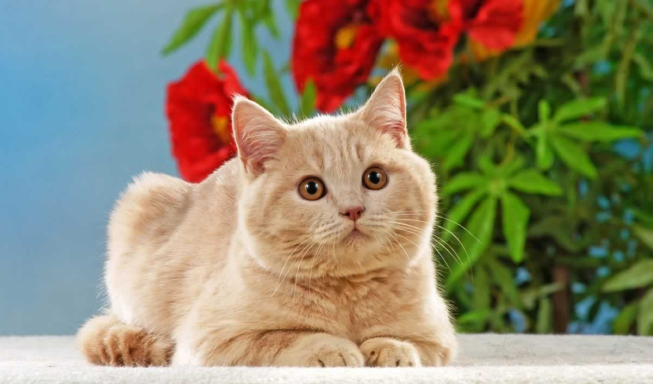
#> input picture images/cat.jpg, 1305 x 768 px (shown at 1/2 size)
$ python triangular_mesh_color_img.py
#> lines starting #> are read from the running program, lines starting #| are printed output that depends on the picture
import cv2
from random import randint
import numpy as np
import math

points = []
triangles = []
WIN_WIDTH = 800
WIN_HEIGHT = 800
RANDOMNESS = 10
GAP = 20

def generate_points():
    odd_row = False
    for y in range(0, img_height + GAP * 2, GAP):
        points.append([])
        if not odd_row:
            for x in range(-GAP, img_width + GAP, GAP):
                points[y // GAP].append((x, y))
            odd_row = True
        else:
            for x in range(-GAP // 2, img_width + GAP, GAP):
                points[y // GAP].append((x, y))
            odd_row = False

def create_triangles():
    for i in range(len(points) - 1):
        if i % 2 == 0:
            for j in range(len(points[i]) - 1):
                triangles.append([points[i][j], points[i][j + 1], points[i + 1][j]])
                if i > 0:
                    triangles.append([points[i][j], points[i][j + 1], points[i - 1][j]])

        else:
            for j in range(len(points[i]) - 1):
                triangles.append([points[i - 1][j + 1], points[i][j], points[i][j + 1]])
                triangles.append([points[i][j], points[i][j + 1], points[i + 1][j + 1]])

def move_points():
    for i in range(len(points)):
        for j in range(len(points[i])):
            if points[i][j][0] < img_width - GAP and points[i][j][0] > 0 + GAP and points[i][j][1] < img_height - GAP and points[i][j][1] > 0:
                points[i][j] = tuple((points[i][j][0] + int(randint(-RANDOMNESS, RANDOMNESS)), points[i][j][1] + int(randint(-RANDOMNESS, RANDOMNESS))))

def triangle_center(triangle):
    return ((triangle[0][0] + triangle[1][0] + triangle[2][0]) // 3, (triangle[0][1] + triangle[1][1] + triangle[2][1]) // 3)

def in_image(point):
    return point[0] < img_width and point[0] > 0 and point[1] < img_height and point[0] > 0

def get_center(triangle):
    for attempt in range(100):
        center = triangle_center(triangle)
        if not in_image(center):
            for point in triangle:
                if in_image(point):
                    return point
                else:
                    continue
        else:
            return center
    return None

def main():
    global points, img_width, img_height
    img = cv2.imread('../images/cat.jpg')
#> img is the input picture: shape (768, 1305, 3); mean B, G, R 109, 135.3, 142.7
    img_height, img_width, channels = img.shape
#> img_height = 768; img_width = 1305; channels = 3
    canvas = np.zeros((img_height, img_width, 3), dtype='uint8')

    generate_points()
    move_points()
    create_triangles()

    for triangle in triangles:
        center = get_center(triangle)
        if center is None:
            continue
        color = tuple(map(int, img[center[1]][center[0]]))
        cv2.fillPoly(canvas, np.array([triangle]), color)
#> this loop made 5253 passes
#> color on passes 2 to 4: (202, 169, 119), (199, 169, 122), (201, 171, 124)
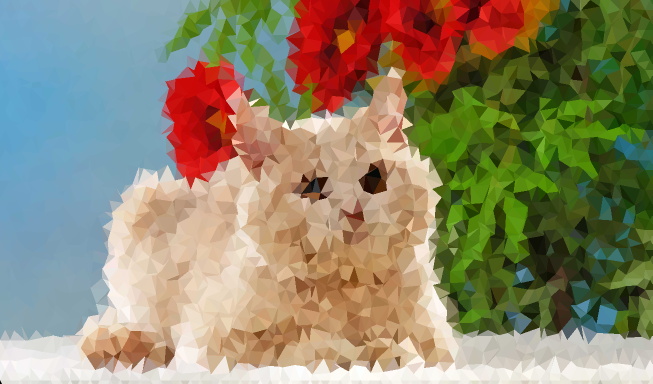
#> canvas: shape (768, 1305, 3) (shown at 1/2 size); mean B, G, R 109.1, 135.4, 142.8

    # for row in points:
        # for point in row:
            # cv2.circle(canvas, point, 2, (255, 255, 255), -1)

    while True:
        cv2.imshow('Triangular mesh', canvas)
        if cv2.waitKey(1) == 27:
#> (key Esc is pressed here)
            break

main()
cv2.destroyAllWindows()
